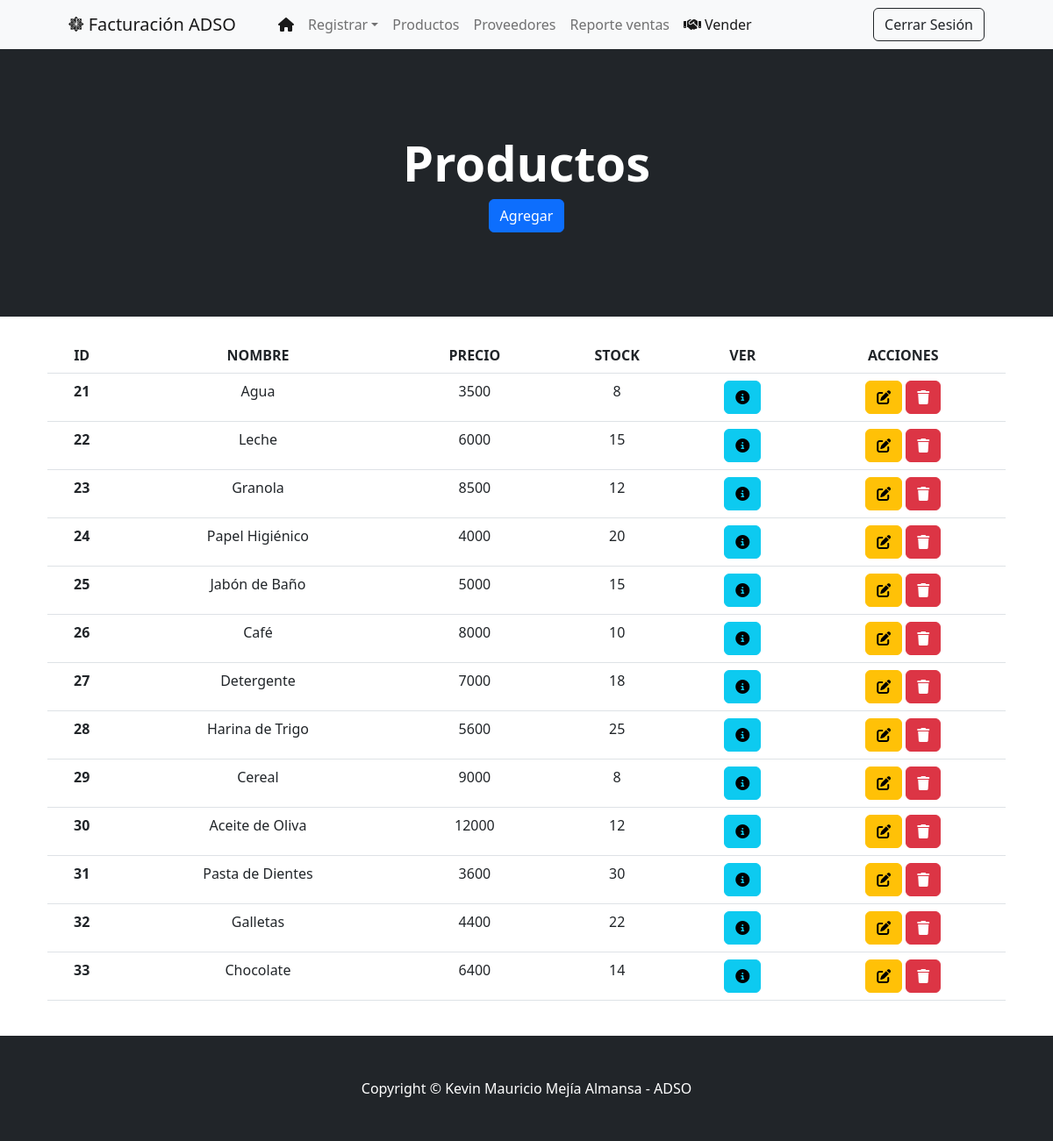
/consultar_producto.php, run on the app's committed database.
### tables this page shows
CREATE TABLE `producto` (
  `id_producto` int(10) UNSIGNED NOT NULL,
  `nombre` varchar(80) DEFAULT NULL,
  `id_proveedor` int(10) UNSIGNED DEFAULT NULL,
  `descripcion` varchar(255) DEFAULT NULL,
  `costo` float DEFAULT NULL,
  `precio` float DEFAULT NULL,
  `stock` int(11) DEFAULT NULL,
  `estado` tinyint(1) NOT NULL DEFAULT 1
);

### consultar_producto.php (the view, shortened to what this page needs)
<?php
include_once("conexion.php");
$consulta_productos = $conexion->query("SELECT * FROM producto WHERE estado = 1;");
?>
<?php include("includes/header.php") ?>
        <header class="bg-dark py-5">
            <div class="container px-4 px-lg-5 my-5">
                <div class="text-center text-white">
                    <h1 class="display-4 fw-bolder">Productos</h1>
                    <a href="producto.php" class="btn btn-primary">Agregar</a>
                </div>
            </div>
        </header>
        <main>
            <div class="container p-4">
                <div class="col text-center">
                    <table class="table">
                        <thead>
                            <tr>
                            <th scope="col">ID</th>
                            <th scope="col">NOMBRE</th>
                            <th scope="col">PRECIO</th>
                            <th scope="col">STOCK</th>
                            <th scope="col">VER</th>
                            <th scope="col">ACCIONES</th>
                            </tr>
                        </thead>
                        <tbody>
                            <?php
                            if($consulta_productos->num_rows > 0) {
                                while($row = $consulta_productos->fetch_assoc()) {
                                    $id = $row['id_producto'];
                                    $nombre = $row['nombre'];
                                    $precio = $row['precio'];
                                    $stock = $row['stock'];
                                    ?>
                                    <tr>
                                        <th scope="row"><?php echo $id; ?></th>
                                        <td><?php echo $nombre; ?></td>
                                        <td><?php echo $precio; ?></td>
                                        <td><?php echo $stock; ?></td>
                                        <td>
                                            <button class="btn btn-info" type="button" data-bs-toggle="modal" data-bs-target="#modalDetalles<?php echo $id; ?>"><i class="fa-sharp fa-solid fa-circle-info"></i></button>
                                        </td>
                                        <td>
                                            <a href="modificar.php?id=<?php echo $id; ?>" class="btn btn-warning">
                                            <i class="fa-solid fa-pen-to-square"></i>
                                            </a>
                                            <a href="eliminar.php?id=<?php echo $id; ?>" class="btn btn-danger">
                                            <i class="fa-solid fa-trash"></i>
                                            </a>
                                        </td>
                                    </tr>
                                <?php
                                }
                            } ?>
                        </tbody>
                    </table>
                </div>
            </div>
        </main>
<?php include("includes/footer.php") ?>

### includes/header.php (shortened to what this page needs)
<!DOCTYPE html>
<html lang="en">
<head>
    <link href="https://cdn.jsdelivr.net/npm/bootstrap-icons@1.5.0/font/bootstrap-icons.css" rel="stylesheet" />
    <link rel="stylesheet" href="https://cdnjs.cloudflare.com/ajax/libs/font-awesome/6.1.2/css/all.min.css"
 />
    <link href="css/styles.css" rel="stylesheet" />
</head>
<body>
    <nav class="navbar navbar-expand-lg navbar-light bg-light">
        <div class="container px-4 px-lg-5">
            <a class="navbar-brand" href="index.php"><i class="fa-brands fa-centos"></i> Facturación ADSO</a>
            <div class="collapse navbar-collapse" id="navbarSupportedContent">
                <ul class="navbar-nav me-auto mb-2 mb-lg-0 ms-lg-4">
                    <li class="nav-item"><a class="nav-link active" aria-current="page" href="index.php"><i class="fa-solid fa-house"></i></a></li>
                    <li class="nav-item dropdown">
                        <a class="nav-link dropdown-toggle" id="navbarDropdown" href="#" role="button"
                            data-bs-toggle="dropdown" aria-expanded="false">Registrar</a>
                    </li>
                    <li class="nav-item"><a class="nav-link" href="consultar_producto.php">Productos</a></li>
                    <li class="nav-item"><a class="nav-link" href="consultar_proveedor.php">Proveedores</a></li>
                    <li class="nav-item"><a class="nav-link" href="reporte.php">Reporte ventas</a></li>
                    <a class="nav-link active" href="vender.php"><i
                            class="fa-solid fa-handshake mt-1 me-1"></i>Vender</a>
                </ul>
                <form action="" method="POST">
                    <input class="btn btn-outline-dark" type="submit" value="Cerrar Sesión" name="cerrar_session">
                </form>
            </div>
        </div>
    </nav>

### includes/footer.php (shortened to what this page needs)
        <footer class="py-5 bg-dark">
            <div class="container"><p class="m-0 text-center text-white">Copyright &copy; Kevin Mauricio Mejía Almansa - ADSO</p></div>
        </footer>
    </body>
</html>

### data on the page
producto: id_producto "21", nombre "Agua", precio "3500", stock "8"
producto: id_producto "22", nombre "Leche", precio "6000", stock "15"
producto: id_producto "23", nombre "Granola", precio "8500", stock "12"
producto: id_producto "24", nombre "Papel Higiénico", precio "4000", stock "20"
producto: id_producto "25", nombre "Jabón de Baño", precio "5000", stock "15"
producto: id_producto "26", nombre "Café", precio "8000", stock "10"
producto: id_producto "27", nombre "Detergente", precio "7000", stock "18"
producto: id_producto "28", nombre "Harina de Trigo", precio "5600", stock "25"
producto: id_producto "29", nombre "Cereal", precio "9000", stock "8"
producto: id_producto "30", nombre "Aceite de Oliva", precio "12000", stock "12"
producto: id_producto "31", nombre "Pasta de Dientes", precio "3600", stock "30"
producto: id_producto "32", nombre "Galletas", precio "4400", stock "22"
producto: id_producto "33", nombre "Chocolate", precio "6400", stock "14"
